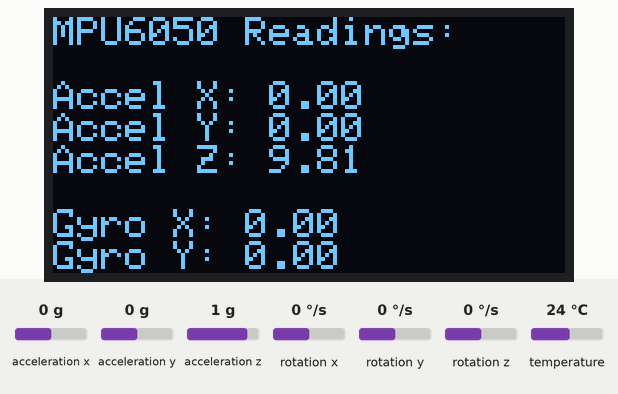
Recording of a sketch running on a simulated Arduino Uno, built with avr-gcc and run on an emulated ATmega328P. Shown: 128×64 one-colour display. The inputs (shaded band) are chosen by the test bench; at power-on: acceleration x 0 g, acceleration y 0 g, acceleration z 1 g, rotation x 0 °/s, rotation y 0 °/s, rotation z 0 °/s, temperature 24 °C. What the sketch prints to the serial monitor is not drawn.

Above: at 3.2 s.
3.3 s: acceleration x set to -1.4 g
At 4.5 s:
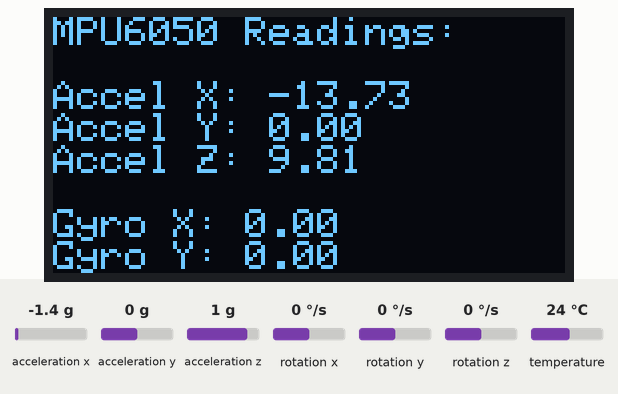
4.8 s: acceleration y set to -1.4 g
At 5.4 s:
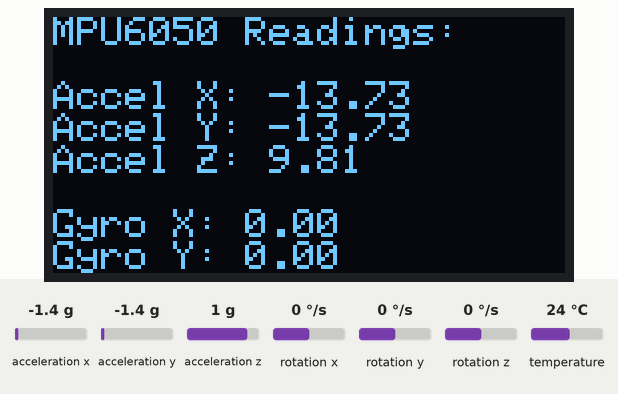
6.4 s: acceleration z set to -1.4 g
At 7.6 s:
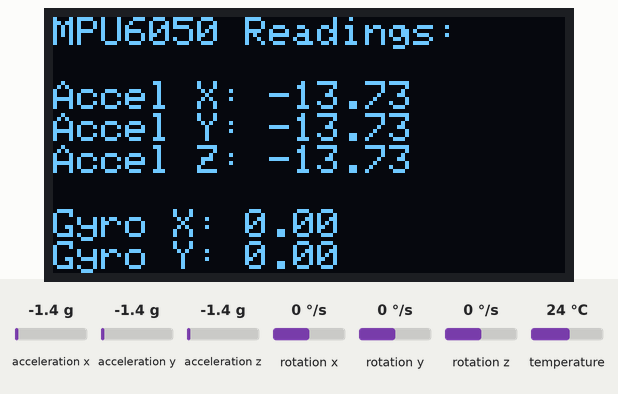
7.9 s: rotation x set to -192 °/s
At 8.8 s:
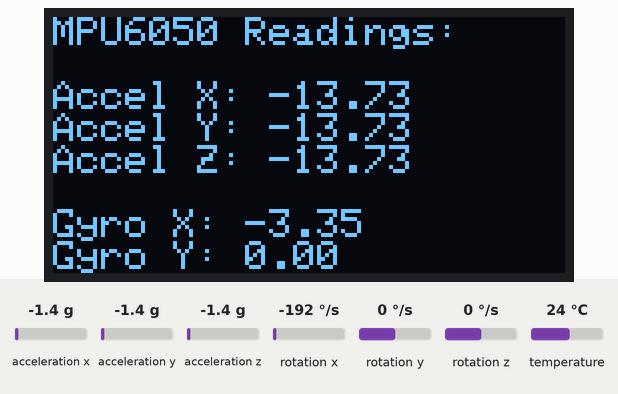
9.5 s: rotation y set to -192 °/s
At 10.0 s:
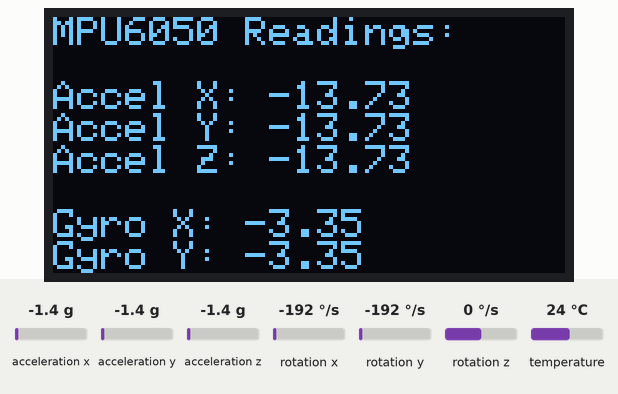
Timing chart, 0 to 12.1 s (numbered marks = the images above; inputs shaded):
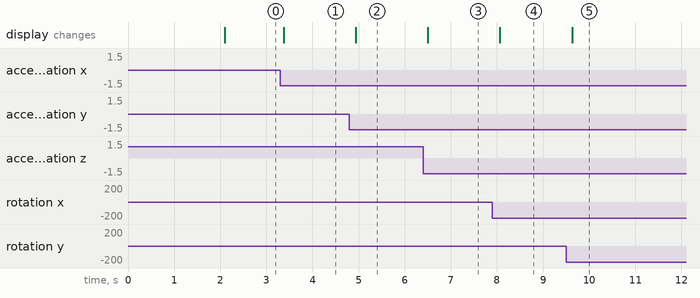

Measured:
- after the input at 3.3 s, the display: changes after 0.08 s (image 1)
- after the input at 4.8 s, the display: changes after 0.13 s (image 2)
- after the input at 6.4 s, the display: changes after 0.10 s (image 3)
- after the input at 7.9 s, the display: changes after 0.16 s (image 4)
- after the input at 9.5 s, the display: changes after 0.13 s (image 5)

The sketch:

MPUMotion.ino
```cpp
#include <Wire.h>
#include <Adafruit_GFX.h>
#include <Adafruit_SSD1306.h>
#include <Adafruit_MPU6050.h>
#include <Adafruit_Sensor.h>

// OLED display configuration
#define SCREEN_WIDTH 128
#define SCREEN_HEIGHT 64
#define OLED_RESET    -1  // Reset pin # (or -1 if sharing Arduino reset pin)
Adafruit_SSD1306 display(SCREEN_WIDTH, SCREEN_HEIGHT, &Wire, OLED_RESET);

// MPU6050 sensor (using Adafruit library)
Adafruit_MPU6050 mpu;

void setup() {
  // Initialize serial communication
  Serial.begin(115200);
  Serial.println("MPU6050 and OLED Test");

  // Initialize I2C
  Wire.begin();

  // Initialize OLED
  if(!display.begin(SSD1306_SWITCHCAPVCC, 0x3C)) { // Address 0x3C for 128x64
    Serial.println(F("SSD1306 allocation failed"));
    for(;;); // Don't proceed, loop forever
  }

  // Clear the display buffer
  display.clearDisplay();
  display.setTextSize(1);
  display.setTextColor(SSD1306_WHITE);
  display.setCursor(0, 0);
  display.println("MPU6050 & OLED Test");
  display.display();
  delay(2000);

  // Initialize MPU6050
  Serial.println("Initializing MPU6050...");
  if (!mpu.begin()) {
    Serial.println("Could not find a valid MPU6050 sensor, check wiring!");
    display.clearDisplay();
    display.setCursor(0, 0);
    display.println("MPU6050 not found!");
    display.display();
    while (1) {
      delay(10);
    }
  }

  // Configure MPU6050
  mpu.setAccelerometerRange(MPU6050_RANGE_8_G);
  mpu.setGyroRange(MPU6050_RANGE_500_DEG);
  mpu.setFilterBandwidth(MPU6050_BAND_21_HZ);

  Serial.println("MPU6050 initialized successfully!");
}

void loop() {
  // Read accelerometer and gyroscope values
  sensors_event_t a, g, temp;
  mpu.getEvent(&a, &g, &temp);

  // Print to serial monitor
  Serial.print("Accel: ");
  Serial.print(a.acceleration.x);
  Serial.print(" ");
  Serial.print(a.acceleration.y);
  Serial.print(" ");
  Serial.print(a.acceleration.z);
  Serial.print(" | Gyro: ");
  Serial.print(g.gyro.x);
  Serial.print(" ");
  Serial.print(g.gyro.y);
  Serial.print(" ");
  Serial.println(g.gyro.z);

  // Display on OLED
  display.clearDisplay();
  display.setCursor(0, 0);
  display.println("MPU6050 Readings:");

  display.setCursor(0, 16);
  display.print("Accel X: ");
  display.println(a.acceleration.x);

  display.setCursor(0, 24);
  display.print("Accel Y: ");
  display.println(a.acceleration.y);

  display.setCursor(0, 32);
  display.print("Accel Z: ");
  display.println(a.acceleration.z);

  display.setCursor(0, 48);
  display.print("Gyro X: ");
  display.println(g.gyro.x);

  display.setCursor(0, 56);
  display.print("Gyro Y: ");
  display.println(g.gyro.y);

  display.display();

  delay(100);  // Update every 100ms
}
```
